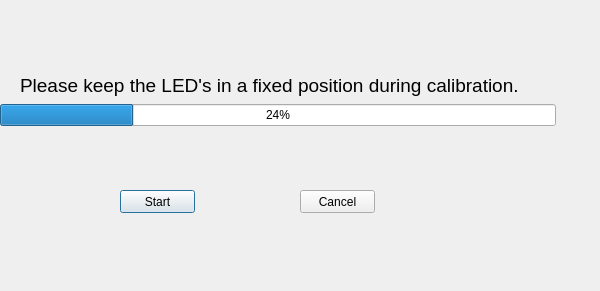
<?xml version="1.0" encoding="UTF-8"?>
<ui version="4.0">
 <class>PopUp</class>
 <widget class="QDialog" name="PopUp">
  <property name="geometry">
   <rect>
    <x>0</x>
    <y>0</y>
    <width>600</width>
    <height>291</height>
   </rect>
  </property>
  <property name="windowTitle">
   <string>Sensor calibration</string>
  </property>
  <property name="autoFillBackground">
   <bool>false</bool>
  </property>
  <widget class="QWidget" name="gridLayoutWidget">
   <property name="geometry">
    <rect>
     <x>0</x>
     <y>70</y>
     <width>556</width>
     <height>91</height>
    </rect>
   </property>
   <layout class="QGridLayout" name="gridLayout">
    <item row="1" column="0">
     <widget class="QProgressBar" name="progressBar">
      <property name="value">
       <number>24</number>
      </property>
     </widget>
    </item>
   </layout>
  </widget>
  <widget class="QPushButton" name="StartBtn">
   <property name="geometry">
    <rect>
     <x>120</x>
     <y>190</y>
     <width>75</width>
     <height>23</height>
    </rect>
   </property>
   <property name="text">
    <string>Start</string>
   </property>
  </widget>
  <widget class="QLabel" name="label">
   <property name="geometry">
    <rect>
     <x>20</x>
     <y>60</y>
     <width>554</width>
     <height>51</height>
    </rect>
   </property>
   <property name="font">
    <font>
     <pointsize>14</pointsize>
    </font>
   </property>
   <property name="text">
    <string>Please keep the LED's in a fixed position during calibration.</string>
   </property>
  </widget>
  <widget class="QPushButton" name="CancelBtn">
   <property name="geometry">
    <rect>
     <x>300</x>
     <y>190</y>
     <width>75</width>
     <height>23</height>
    </rect>
   </property>
   <property name="text">
    <string>Cancel</string>
   </property>
  </widget>
 </widget>
 <resources/>
 <connections/>
</ui>
